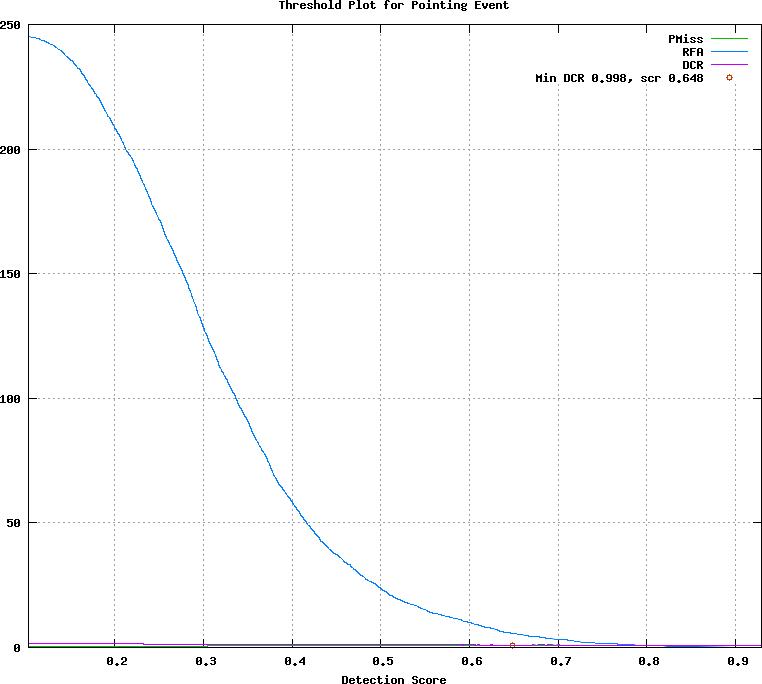

This figure's gnuplot source:
## GNUPLOT command file
set terminal postscript color
set style data lines
set title 'Threshold Plot for Pointing Event'
set xlabel 'Detection Score'
set grid
set size ratio 0.85
plot [0.102500:0.929333]  \
  'test.det.Pointing_Event.dat.1' using 1:4 title 'PMiss' with lines lt 2, \
  'test.det.Pointing_Event.dat.1' using 1:5 title 'RFA' with lines lt 3, \
  'test.det.Pointing_Event.dat.1' using 1:6 title 'DCR' with lines lt 4, \
  'test.det.Pointing_Event.dat.2' using 1:2 title 'Min DCR 0.998, scr 0.648' with points lt 6
